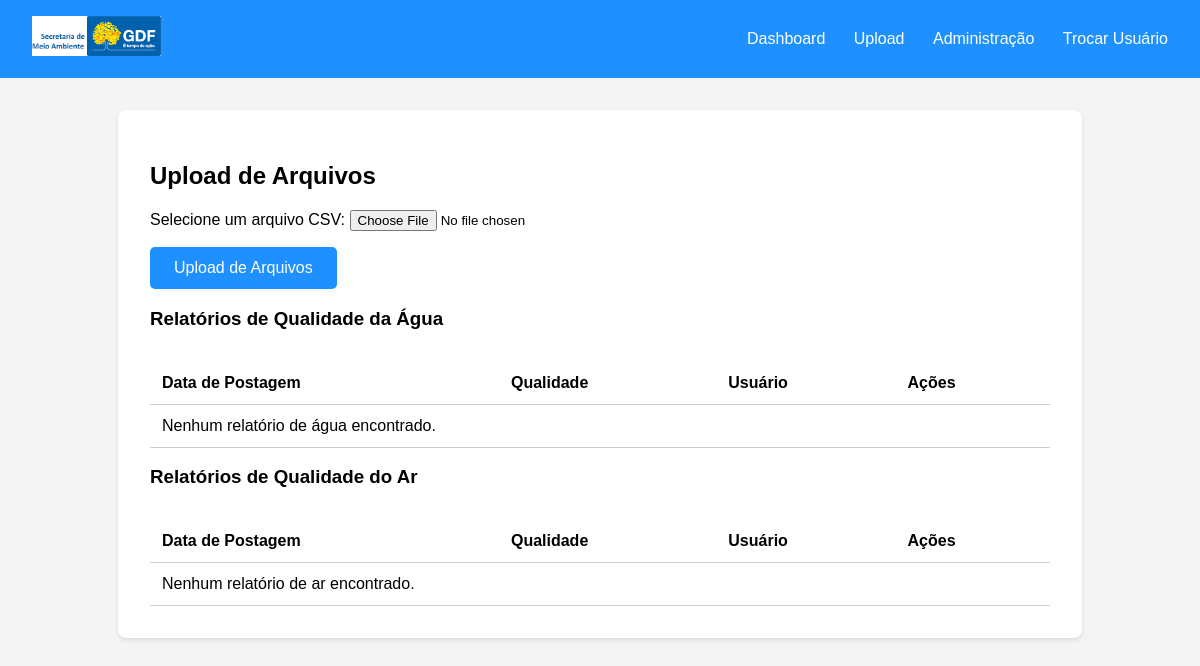
The page /dashboard/upload/ (signed in) on the database as committed earlier.
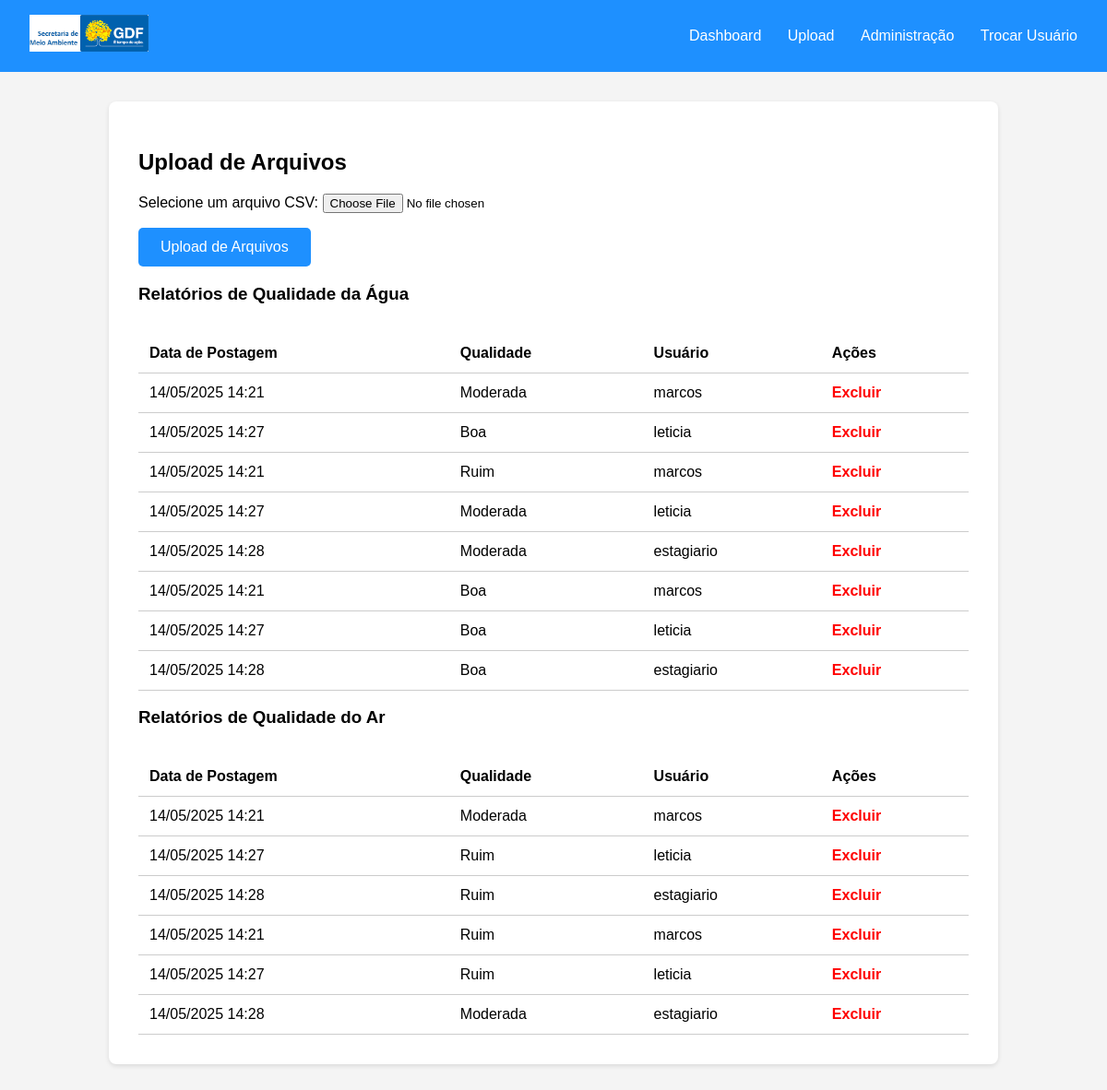
The same page on the database as committed later.
### dashboard/models.py (models this page shows, shortened)
class AguaData(models.Model):
    usuario = models.ForeignKey(User, on_delete=models.CASCADE)
    arquivo_nome = models.CharField(max_length=255)  # Nome original do arquivo CSV
    data_registro = models.DateTimeField(auto_now_add=True)  # Data do upload
    data_amostragem = models.DateField()  # Data da medição no CSV
    ph = models.DecimalField(max_digits=4, decimal_places=2, null=True, blank=True)
    turbidez = models.DecimalField(max_digits=6, decimal_places=2, null=True, blank=True)
    oxigenio_dissolvido = models.DecimalField(max_digits=5, decimal_places=2, null=True, blank=True)
    temperatura = models.DecimalField(max_digits=5, decimal_places=2, null=True, blank=True)
    qualidade = models.CharField(max_length=50, choices=[
        ('boa', 'Boa'),
        ('moderada', 'Moderada'),
        ('ruim', 'Ruim'),
        ('desconhecida', 'Desconhecida')
    ], default='desconhecida')

class ArData(models.Model):
    usuario = models.ForeignKey(User, on_delete=models.CASCADE)
    arquivo_nome = models.CharField(max_length=255)
    data_registro = models.DateTimeField(auto_now_add=True)  # Data do upload
    data_amostragem = models.DateField()
    co2 = models.DecimalField(max_digits=6, decimal_places=2, null=True, blank=True)  # ppm
    pm25 = models.DecimalField("Partículas PM2.5 (µg/m³)", max_digits=6, decimal_places=2, null=True, blank=True)
    pm10 = models.DecimalField("Partículas PM10 (µg/m³)", max_digits=6, decimal_places=2, null=True, blank=True)
    o3 = models.DecimalField("Ozônio (ppb)", max_digits=6, decimal_places=2, null=True, blank=True)
    temperatura = models.DecimalField(max_digits=5, decimal_places=2, null=True, blank=True)
    umidade = models.DecimalField(max_digits=5, decimal_places=2, null=True, blank=True)
    qualidade = models.CharField(max_length=50, choices=[
        ('boa', 'Boa'),
        ('moderada', 'Moderada'),
        ('ruim', 'Ruim'),
        ('desconhecida', 'Desconhecida')
    ], default='desconhecida')

### dashboard/views.py (the view, shortened to what this page needs)
# urls.py: path('upload/', upload, name='upload'),
@login_required(login_url='/login/')
def upload(request):
    form = UploadCSVForm()
    relatorios_agua = AguaData.objects.all().order_by('-data_amostragem')
    relatorios_ar = ArData.objects.all().order_by('-data_amostragem')
    return render(request, 'upload.html', {
        'form': form,
        'relatorios_agua': relatorios_agua,
        'relatorios_ar': relatorios_ar
    })

### dashboard/forms.py
class UploadCSVForm(forms.Form):
    arquivo = forms.FileField(label='Selecione um arquivo CSV')

### dashboard/templates/upload.html (shortened to what this page needs)
<!DOCTYPE html>
{% load static %}
<html lang="pt-br">
<head>
    <link rel="stylesheet" href="{% static 'css/upload.css' %}">
</head>
<body>
<header>
    <div class="logo">
        <img src="{% static 'media/images.png' %}" alt="Logo" height="40">
    </div>
    <nav>
        <a href="/dashboard/">Dashboard</a>
        <a href="/dashboard/upload/">Upload</a>
        <a href="/admin/">Administração</a>
        <a href="/dashboard/trocar_usuario/">Trocar Usuário</a>
    </nav>
</header>
<div class="container">
    <h2>Upload de Arquivos</h2>
    <form method="post" enctype="multipart/form-data">
        {{ form.as_p }}
        <button type="submit" class="upload-btn">Upload de Arquivos</button>
    </form>
    <h3>Relatórios de Qualidade da Água</h3>
    <table>
        <thead>
            <tr>
                <th>Data de Postagem</th>
                <th>Qualidade</th>
                <th>Usuário</th>
                <th>Ações</th>
            </tr>
        </thead>
        <tbody>
            {% for relatorio in relatorios_agua %}
            <tr>
                <td>{{ relatorio.data_registro|date:"d/m/Y H:i" }}</td>
                <td>{{ relatorio.qualidade|title }}</td>
                <td>{{ relatorio.usuario.username }}</td>
                <td>
                    <a href="{% url 'excluir_relatorio' relatorio.id 'agua' %}"
                    onclick="return confirm('Tem certeza que deseja excluir este relatório de água?')"
                    class="delete-btn">Excluir</a>
                </td>
            </tr>
            {% empty %}
            <tr><td colspan="4">Nenhum relatório de água encontrado.</td></tr>
            {% endfor %}
        </tbody>
    </table>
    <h3>Relatórios de Qualidade do Ar</h3>
    <table>
        <thead>
            <tr>
                <th>Data de Postagem</th>
                <th>Qualidade</th>
                <th>Usuário</th>
                <th>Ações</th>
            </tr>
        </thead>
        <tbody>
            {% for relatorio in relatorios_ar %}
            <tr>
                <td>{{ relatorio.data_registro|date:"d/m/Y H:i" }}</td>
                <td>{{ relatorio.qualidade|title }}</td>
                <td>{{ relatorio.usuario.username }}</td>
                <td>
                    <a href="{% url 'excluir_relatorio' relatorio.id 'ar' %}"
                    onclick="return confirm('Tem certeza que deseja excluir este relatório de ar?')"
                    class="delete-btn">Excluir</a>
                </td>
            </tr>
            {% empty %}
            <tr><td colspan="4">Nenhum relatório de ar encontrado.</td></tr>
            {% endfor %}
        </tbody>
    </table>
</div>
</body>
</html>

### dashboard/static/css/upload.css (style rules this page uses)
body { font-family: Arial, sans-serif; background: #f4f4f4; margin: 0; padding: 0; }
header { background: #1e90ff; color: white; padding: 1rem 2rem; display: flex; justify-content: space-between; align-items: center; }
.logo { font-weight: bold; font-size: 1.5rem; }
nav a { margin-left: 1.5rem; color: white; text-decoration: none; font-weight: 500; }
.container { max-width: 900px; margin: 2rem auto; background: white; padding: 2rem; border-radius: 8px; box-shadow: 0 2px 5px rgba(0,0,0,0.1); }
.upload-btn { display: inline-block; padding: 0.75rem 1.5rem; background: #1e90ff; color: white; border: none; border-radius: 5px; font-size: 1rem; cursor: pointer; text-decoration: none; }
table { width: 100%; margin-top: 2rem; border-collapse: collapse; }
th, td { padding: 0.75rem; text-align: left; border-bottom: 1px solid #ccc; }
.delete-btn { color: red; text-decoration: none; font-weight: bold; }

Rows that differ between the two databases and show on the page:
added AguaData: data_registro "14/05/2025 14:21", qualidade "Moderada", usuario.username "marcos"
added AguaData: data_registro "14/05/2025 14:27", qualidade "Boa", usuario.username "leticia"
added AguaData: data_registro "14/05/2025 14:21", qualidade "Ruim", usuario.username "marcos"
added AguaData: data_registro "14/05/2025 14:27", qualidade "Moderada", usuario.username "leticia"
added AguaData: data_registro "14/05/2025 14:28", qualidade "Moderada", usuario.username "estagiario"
added AguaData: data_registro "14/05/2025 14:21", qualidade "Boa", usuario.username "marcos"
added AguaData: data_registro "14/05/2025 14:27", qualidade "Boa", usuario.username "leticia"
added AguaData: data_registro "14/05/2025 14:28", qualidade "Boa", usuario.username "estagiario"
added ArData: data_registro "14/05/2025 14:21", qualidade "Moderada", usuario.username "marcos"
added ArData: data_registro "14/05/2025 14:27", qualidade "Ruim", usuario.username "leticia"
added ArData: data_registro "14/05/2025 14:28", qualidade "Ruim", usuario.username "estagiario"
added ArData: data_registro "14/05/2025 14:21", qualidade "Ruim", usuario.username "marcos"
added ArData: data_registro "14/05/2025 14:27", qualidade "Ruim", usuario.username "leticia"
added ArData: data_registro "14/05/2025 14:28", qualidade "Moderada", usuario.username "estagiario"
Other text that changed with them:
text no longer shown: "Nenhum relatório de água encontrado. Nenhum relatório de ar encontrado."
